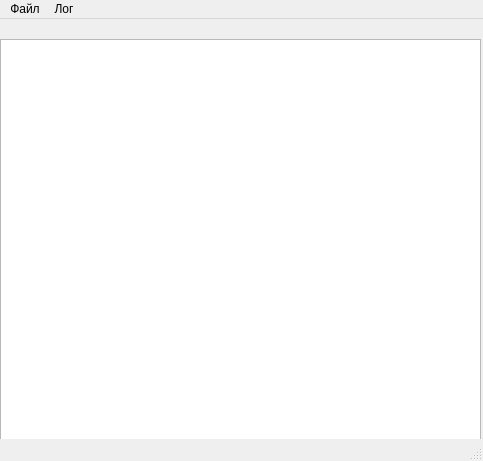
<?xml version="1.0" encoding="UTF-8"?>
<ui version="4.0">
 <class>MainWindow</class>
 <widget class="QMainWindow" name="MainWindow">
  <property name="geometry">
   <rect>
    <x>0</x>
    <y>0</y>
    <width>483</width>
    <height>461</height>
   </rect>
  </property>
  <property name="windowTitle">
   <string>MainWindow</string>
  </property>
  <widget class="QWidget" name="centralwidget">
   <widget class="QListView" name="listView">
    <property name="geometry">
     <rect>
      <x>0</x>
      <y>20</y>
      <width>481</width>
      <height>411</height>
     </rect>
    </property>
   </widget>
  </widget>
  <widget class="QMenuBar" name="menubar">
   <property name="geometry">
    <rect>
     <x>0</x>
     <y>0</y>
     <width>483</width>
     <height>22</height>
    </rect>
   </property>
   <widget class="QMenu" name="menu">
    <property name="title">
     <string>Файл</string>
    </property>
    <addaction name="action"/>
   </widget>
   <widget class="QMenu" name="menu_2">
    <property name="title">
     <string>Лог</string>
    </property>
    <addaction name="export_2"/>
    <addaction name="action_4"/>
    <addaction name="watch"/>
   </widget>
   <addaction name="menu"/>
   <addaction name="menu_2"/>
  </widget>
  <widget class="QStatusBar" name="statusbar"/>
  <action name="action">
   <property name="text">
    <string>Открыть...</string>
   </property>
  </action>
  <action name="export_2">
   <property name="text">
    <string>Экспорт</string>
   </property>
  </action>
  <action name="action_4">
   <property name="text">
    <string>Добавить в лог</string>
   </property>
  </action>
  <action name="watch">
   <property name="text">
    <string>Просмотр</string>
   </property>
  </action>
 </widget>
 <resources/>
 <connections/>
</ui>
